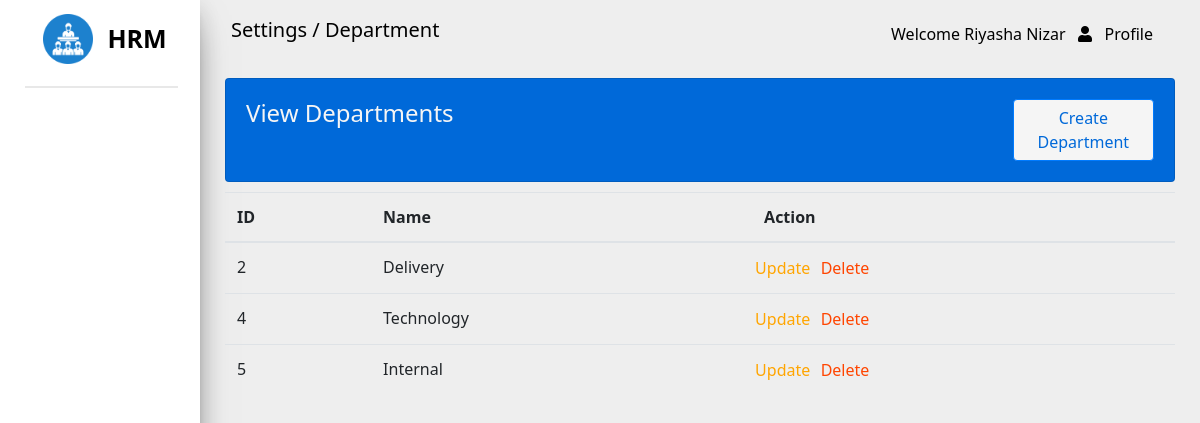
Page /pages/department/index.php (signed in) on the committed database.
### tables this page shows
CREATE TABLE IF NOT EXISTS `department` (
  `id` int NOT NULL AUTO_INCREMENT,
  `name` varchar(65) NOT NULL,
  PRIMARY KEY (`id`)
);

### core/services/common-service.php (called while the page is built, shortened)
<?php
    function getUsername() {
        return $_SESSION["fullname"];
    }
?>

### core/services/department-service.php (called while the page is built, shortened)
<?php
    function getAllDepartments($conn) {
        $query = "SELECT * from Department";
        return $conn->query($query);
    }
?>

### pages/department/index.php (the view, shortened to what this page needs)
<?php
    require '../../core/services/common-service.php';
    require '../../core/services/department-service.php';
?>
<!DOCTYPE html>
<html lang="en">
<head>
    <link rel="stylesheet" href="https://use.fontawesome.com/releases/v5.7.0/css/all.css"
>
    <link rel="stylesheet" href="../../assets/css/common.css" />
    <link rel="stylesheet" href="../../assets/css/department.css" />
</head>
<body>
    <div class="row max-width">
        <div class="col-md-2 side-content">
            <img src="../../assets/images/hrm.png" width="50px" />
            <label>HRM</label>
            <br />
            <div class="break-line"></div>
        </div>
        <div class="col-md-10 nav-content">
            <nav class="navbar">
                <label class="navbar-brand">Settings / Department</label>
                <div class="dropdown">
                    <button class="dropbtn" onclick="showDropDown()">
                        Welcome <?php echo getUserName();?> &nbsp
                        <span class="fa fa-user" onclick="showDropDown()"></span> &nbsp Profile
                    </button>
                </div>
            </nav>
            <div class="column maintain-paddings">
                <div class="card main-card">
                    <div class="row more-top-margin">
                        <div class="col-md-8">
                            <h4>View Departments</h4>
                        </div>
                        <div class="col-md-4">
                            <a href="./create.php" class="btn btn-primary btn-small">Create Department</a>
                        </div>
                    </div>
                </div>
                <div class="slight-top-margin">
                    <table class="table">
                        <thead>
                            <tr>
                                <th>ID</th>
                                <th>Name</th>
                                <th>Action</th>
                            </tr>
                        </thead>
                        <tbody>
                            <?php
                                $result = getAllDepartments($conn);
                                while($row = mysqli_fetch_assoc($result)) {
                            ?>
                            <tr>
                                <td id="<?php echo $row['id'];?>"><?php echo $row["id"];?></td>
                                <td><?php echo $row["name"];?></td>
                                <td>
                                    <div class="row center">
                                        <form method="POST" action="../../core/services/department-service.php">
                                            <input type="button" class="btn-small btn-r btn-d" name="btnDelete"
                                                onclick="deleteDepartment(<?php echo $row['id'];?>)" value="Delete" />
                                            <input type="button" class="btn-small btn-r btn-u" name="btnUpdate"
                                                id="btnUpdateD" onclick="updateDepartment(<?php echo $row['id'];?>)"
                                                value="Update" />
                                        </form>
                                    </div>
                                </td>
                            </tr>
                            <?php
                                }
                            ?>
                        </tbody>
                    </table>
                </div>
            </div>
        </div>
    </div>
</body>
</html>

### assets/css/common.css (style rules this page uses)
body { background-color: #eee; margin: 0; font-family: "Segoe UI","Roboto","Helvetica Neue",Arial,"Noto Sans",sans-serif,"Apple Color Emoji","Segoe UI Emoji","Segoe UI Symbol","Noto Color Emoji"; font-size: 1rem; font-weight: 400; line-height: 1.5; color: #212529; text-align: left; }
.row { display: flex; flex-wrap: wrap; margin-right: -15px; margin-left: -15px; }
.col-md, .col-md-1, .col-md-10, .col-md-11, .col-md-12, .col-md-2, .col-md-3, .col-md-4, .col-md-5, .col-md-6, .col-md-7, .col-md-8, .col-md-9, .col-md-auto { position: relative; width: 100%; padding-right: 15px; padding-left: 15px; }
@media only screen and (min-width: 768px) { .col-md-2 { max-width: 16.666667%; } }
@media only screen and (min-width: 768px) { .col-md-4 { max-width: 33.333333%; } }
@media only screen and (min-width: 768px) { .col-md-8 { max-width: 66.666666%; } }
@media only screen and (min-width: 768px) { .col-md-10 { max-width: 83.333333%; } }
nav { display: block; }
.btn { display: inline-block; font-weight: 400; color: #212529; text-align: center; vertical-align: middle; user-select: none; background-color: transparent; border: 1px solid transparent; padding: .375rem .75rem; font-size: 1rem; line-height: 1.5; border-radius: .25rem; transition: color .15s ease-in-out,background-color .15s ease-in-out,border-color .15s ease-in-out,box-shadow .15s ease-in-out; }
a { color: #007bff; text-decoration: none; background-color: transparent; }
.navbar { position: relative; display: flex; flex-wrap: wrap; align-items: center; justify-content: space-between; padding: .5rem 1rem; }
.navbar-brand { color: black !important; }
.navbar-brand { display: inline-block; padding-top: .3125rem; padding-bottom: .3125rem; margin-right: 1rem; font-size: 1.25rem; line-height: inherit; white-space: nowrap; }
.dropdown, .dropleft, .dropright, .dropup { position: relative; }
.dropdown .dropbtn { cursor: pointer; font-size: 16px; border: none; outline: none; color: black; padding: 14px 16px; background-color: inherit; font-family: inherit; margin: 0; }
[type=button]:not(:disabled), [type=reset]:not(:disabled), [type=submit]:not(:disabled), button:not(:disabled) { cursor: pointer; }
button, select { text-transform: none; }
button, input { overflow: visible; }
button, input, optgroup, select, textarea { margin: 0; font-family: inherit; font-size: inherit; line-height: inherit; }
button { border-radius: 0; }
.btn-primary:hover, .btn-primary { color: #fff; background-color: #0069d9; border-color: #0062cc; }
label { display: inline-block; margin-bottom: .5rem; }
nav { background-color: transparent; }
.card { padding: 10px; }
.card { position: relative; display: flex; -ms-flex-direction: column; flex-direction: column; min-width: 0; word-wrap: break-word; background-color: #fff; background-clip: border-box; border: 1px solid rgba(0,0,0,.125); border-radius: .25rem; }
.h4, h4 { font-size: 1.5rem; }
.h1, .h2, .h3, .h4, .h5, .h6, h1, h2, h3, h4, h5, h6 { margin-bottom: .5rem; font-weight: 500; line-height: 1.2; }
h1, h2, h3, h4, h5, h6 { margin-top: 0; margin-bottom: .5rem; }
button, input, select { margin: 0; font-family: inherit; font-size: inherit; line-height: inherit; }
.table { width: 100%; margin-bottom: 1rem; color: #212529; }
table { border-collapse: collapse; }
.table thead th { vertical-align: bottom; border-bottom: 2px solid #dee2e6; }
.table td, .table th { padding: .75rem; vertical-align: top; border-top: 1px solid #dee2e6; }
th { text-align: inherit; }
.side-content { background-color: #fff; max-height: 100%; height: 100%; position: fixed; top: 0; bottom: 0; left: 0; text-align: center; font-weight: bold; padding-top: 20px; box-shadow: 0px 16px 36px -12px rgb(0 0 0 /56%), 0 4px 25px 0px rgb(0 0 0 / 12%), 0 8px 10px -5px rgb(0 0 0 /20%) }
.side-content label { color: black; font-size: 25px; }
.side-content img { margin-right: 10px; margin-left: 10px; margin-top:-10px; }
.break-line { width: 90%; height: 2px; margin: 20px 0px 10px 10px; background-color: rgba(180, 180, 180, 0.3); }
.btn { width: 100%; }
.nav-content { position: absolute; right: 0; top: 0; float: right; width: calc(100% - 200px); height: 100%; max-height: 100%; }
.maintain-paddings { padding:10px; }
img { vertical-align: middle; border-style: none; }
.btn-primary { color: #fff; background-color: #007bff; border-color: #007bff; }

### rows in the picture
department: id "2", name "Delivery"
department: id "4", name "Technology"
department: id "5", name "Internal"

### other values in the picture
getUserName() "Riyasha Nizar"
